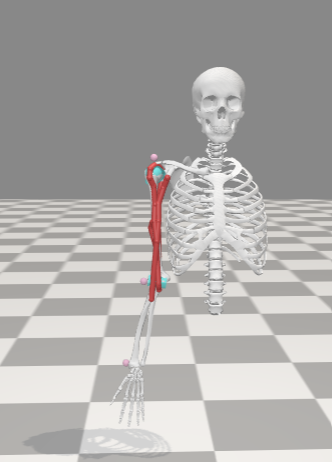
#> input picture references/5_paper_figures/inputs/demo/assets/arm26_base.png, 332 x 462 px, found by its file name
$ python make_paper_figures.py inputs/demo/assets/arm26_base.png inputs/demo/assets/arm26_full.png inputs/demo/assets/arm26_filtered.png
#> lines starting #> are read from the running program, lines starting #| are printed output that depends on the picture
"""Journal-style figures for the BSPC manuscript (Elsevier artwork guidelines).

    python make_paper_figures.py <project root> <osim json> <out dir>

Style: Arial, 7-8 pt at final size, full-width figures of 190 mm, vector PDF,
Okabe-Ito colour-blind-safe palette with hatching so that every figure also
reads in greyscale, panel labels (a), (b), ... All numbers are the ones of the
manuscript tables (project reports, multi-camera notebook, demo data).
"""
import json
import os
import sys

import matplotlib

matplotlib.use("Agg")
import matplotlib.pyplot as plt  # noqa: E402
import numpy as np  # noqa: E402
from matplotlib.patches import FancyArrowPatch, FancyBboxPatch  # noqa: E402

ROOT, OSIM_JSON, OUT = sys.argv[1], sys.argv[2], sys.argv[3]
os.makedirs(OUT, exist_ok=True)
MM = 1 / 25.4
FULL = 190 * MM

plt.rcParams.update({
    "font.family": "Arial", "font.size": 7.5, "axes.titlesize": 7.5, "axes.labelsize": 7.5,
    "xtick.labelsize": 7, "ytick.labelsize": 7, "legend.fontsize": 7,
    "axes.linewidth": 0.6, "xtick.major.width": 0.6, "ytick.major.width": 0.6,
    "xtick.major.size": 2.5, "ytick.major.size": 2.5, "lines.linewidth": 1.0,
    "axes.spines.top": False, "axes.spines.right": False, "legend.frameon": False,
    "pdf.fonttype": 42, "ps.fonttype": 42, "savefig.dpi": 600, "hatch.linewidth": 0.5,
})
OI = dict(blue="#0072B2", orange="#E69F00", green="#009E73", verm="#D55E00", sky="#56B4E9",
          purple="#CC79A7", grey="#8C8C8C", black="#000000")
MUSCLES = [("BIClong", OI["blue"], "biceps long head (BIClong)"), ("BICshort", OI["sky"], "biceps short head (BICshort)"),
           ("BRA", OI["verm"], "brachialis (BRA)"), ("BRD_hand", OI["orange"], "brachioradialis (BRD)")]
ROUTE = {"multi": (OI["blue"], "Four cameras (Pose2Sim route)", ""),
         "single": (OI["verm"], "One camera (OpenCap Monocular route)", "///")}
LEVEL = [("joint angles", OI["blue"], ""), ("3D joints", OI["orange"], "...."), ("2D keypoints", OI["green"], "////")]
SUBJ = ["s03", "s04", "s05", "s07", "s08", "s09", "s10", "s11"]


def label(ax, s, x=-0.13, y=1.04):
    ax.text(x, y, s, transform=ax.transAxes, fontsize=8.5, fontweight="bold", va="bottom", ha="left")


def save(fig, name):
    fig.savefig(os.path.join(OUT, name + ".pdf"), bbox_inches="tight", pad_inches=0.02)
    os.makedirs(os.path.join(OUT, "preview"), exist_ok=True)
    fig.savefig(os.path.join(OUT, "preview", name + ".png"), dpi=200, bbox_inches="tight", pad_inches=0.02)
    plt.close(fig)
    print("wrote", name)


def image(ax, path, crop=None):
    """Show an image; crop is (y0, y1) for a band of rows or (x0, y0, x1, y1) for a box."""
    img = plt.imread(path)
    if crop and len(crop) == 2:
        img = img[crop[0]:crop[1]]
    elif crop:
        img = img[crop[1]:crop[3], crop[0]:crop[2]]
    ax.imshow(img)
    ax.set_axis_off()


# ---------------------------------------------------------------- Arm26 construction
def fig_arm26():
    # top row: the three model renderings, cropped around the skeleton to the same 0.9 aspect ratio so that
    # they are shown at the same size; bottom row: the screening chart
    fig = plt.figure(figsize=(FULL, 140 * MM))
    outer = fig.add_gridspec(2, 1, height_ratios=[1.25, 1.0], hspace=0.25)
    top = outer[0].subgridspec(1, 3, wspace=0.12)
    A = os.path.join(ROOT, "demo", "assets")
    for k, (f, box, t) in enumerate([("arm26_base.png", (0, 60, 332, 429), "original Arm26"),
                                     ("arm26_full.png", (100, 0, 551, 501), "2 kg load, 11 candidate paths"),
                                     ("arm26_filtered.png", (160, 0, 625, 517), "retained four flexors")]):
        ax = fig.add_subplot(top[0, k]); image(ax, os.path.join(A, f), box)
        ax.set_title("(%s) %s" % ("abc"[k], t), fontsize=7, pad=3, loc="left")
    ax = fig.add_subplot(outer[1].subgridspec(1, 3, width_ratios=[0.18, 1, 0.18])[0, 1])
    paths = ["BRA", "BIClong", "BICshort", "BRD", "TRIlong", "TRIlat", "TRImed", "DELT ant.", "DELT post.", "PECM", "LAT"]
    share = [41.7, 39.9, 11.5, 6.9, 1, 1, 1, 0, 0, 0, 0]
    kept = [True] * 4 + [False] * 7
    y = np.arange(len(paths))[::-1]
    ax.barh(y, share, color=[OI["blue"] if k else "white" for k in kept], edgecolor=[OI["blue"] if k else OI["grey"] for k in kept],
            linewidth=0.6, height=0.7)
    for yy, s, k in zip(y, share, kept):
        ax.text(s + 0.8, yy, ("%.1f" % s) if k else ("~1" if s else "0"), va="center", fontsize=6.5,
                color="black" if k else OI["grey"])
    ax.set_yticks(y); ax.set_yticklabels(paths, fontsize=6.5)
    ax.set_xlabel("Share of the static-optimisation load (%)"); ax.set_xlim(0, 50)
    ax.axhline(y[3] - 0.5, color=OI["grey"], lw=0.5, ls=":")
    ax.text(48, y[2], "retained", ha="right", fontsize=6.5, color=OI["blue"])
    ax.text(48, y[8], "removed", ha="right", fontsize=6.5, color=OI["grey"])
    ax.set_title("(d) static-optimisation screening of the eleven paths", fontsize=7, pad=3, loc="left", x=-0.16)
    save(fig, "fig_arm26")


# ---------------------------------------------------------------- 3CC schematic + sensitivity
def fig_3cc():
    fig = plt.figure(figsize=(FULL, 56 * MM))
    gs = fig.add_gridspec(1, 2, width_ratios=[1.25, 1], wspace=0.28)
    ax = fig.add_subplot(gs[0, 0]); ax.set_xlim(0, 10); ax.set_ylim(0, 6); ax.set_axis_off()
    boxes = {"R": (0.1, 3.5, "Resting, $M_R$\n(available)"), "A": (6.7, 3.5, "Active, $M_A$\n(producing force)"),
             "F": (3.4, 0.45, "Fatigued, $M_F$\n(lost capacity)")}
    for k, (x, y, t) in boxes.items():
        ax.add_patch(FancyBboxPatch((x, y), 3.2, 1.45, boxstyle="round,pad=0.02,rounding_size=0.15",
                                    fc="white", ec="black", lw=0.7))
        ax.text(x + 1.6, y + 0.72, t, ha="center", va="center", fontsize=7)
    arrows = [((3.35, 4.22), (6.65, 4.22), "recruitment\n(activation from SO)", (5.0, 4.85)),
              ((8.3, 3.45), (6.65, 1.95), "fatigue, $F$", (8.75, 2.55)),
              ((3.35, 1.2), (1.7, 3.45), "recovery, $R$", (1.25, 2.3))]
    for a, b, t, p in arrows:
        ax.add_patch(FancyArrowPatch(a, b, arrowstyle="-|>", mutation_scale=8, lw=0.7, color="black"))
        ax.text(*p, t, ha="center", va="center", fontsize=6.5)
    ax.text(5.0, 5.75, r"$\frac{dM_F}{dt}=F\,M_A-R\,M_F,\quad \mathrm{cap}=1-M_F$", ha="center", fontsize=7.5)
    ax.text(5.0, -0.05, r"$F=0.00912\ \mathrm{s^{-1}},\ R=0.00094\ \mathrm{s^{-1}},\ \Delta t=0.01$ s; coupled to static optimisation",
            ha="center", fontsize=6.5)
    label(ax, "(a)", x=0.0, y=0.98)
    ax = fig.add_subplot(gs[0, 1])
    cond = ["0 kg\n10 rep.", "2 kg\n10 rep.", "2 kg\n30 rep.", "4 kg\n30 rep."]
    val = [2.7, 5.8, 17.3, 28.5]
    ax.bar(range(4), val, color=OI["verm"], width=0.62, edgecolor="black", lw=0.5)
    for i, v in enumerate(val):
        ax.text(i, v + 0.6, "%.1f" % v, ha="center", fontsize=7)
    ax.set_xticks(range(4)); ax.set_xticklabels(cond, fontsize=6.8)
    ax.set_ylabel("End-of-bout fatigued fraction,\nBIClong (%)"); ax.set_ylim(0, 32)
    label(ax, "(b)", x=-0.2)
    save(fig, "fig_3cc")


# ---------------------------------------------------------------- the 13 simulated signals (s04)
def fig_signals():
    O = json.load(open(OSIM_JSON, encoding="utf-8"))["OSIM"]
    t = np.array(O["time"])
    fig, axs = plt.subplots(2, 2, figsize=(FULL, 98 * MM), sharex=True)
    plt.subplots_adjust(hspace=0.32, wspace=0.22)
    ax = axs[0, 0]; ax.plot(t, O["torque"], color="black", lw=0.9)
    ax.set_ylabel("Elbow moment (N·m)"); ax.axhline(0, color=OI["grey"], lw=0.4)
    spec = [(axs[0, 1], "act", "Activation (0–1)"), (axs[1, 0], "frc", "Muscle force (N)"), (axs[1, 1], "MF", "Fatigued fraction (%)")]
    for ax_, key, yl in spec:
        for m, c, _ in MUSCLES:
            ax_.plot(t, O[key][m], color=c, lw=0.9)
        ax_.set_ylabel(yl); ax_.set_ylim(bottom=0)
    for a in axs[1]:
        a.set_xlabel("Time (s)")
    for k, a in enumerate(axs.flat):
        label(a, "(%s)" % "abcd"[k], x=-0.11)
    handles = [plt.Line2D([], [], color=c, lw=1.2) for _, c, _ in MUSCLES]
    fig.legend(handles, [n for _, _, n in MUSCLES], loc="upper center", ncol=4, bbox_to_anchor=(0.5, 1.0))
    save(fig, "fig_signals")


# ---------------------------------------------------------------- per-subject validation, both routes
def fig_validation(height_mm=120, name="fig_validation"):
    # 120 mm fills the validation page of main and mainmedium; the short version (92 mm) suits mainsmall
#> called with height_mm = 92, name = 'fig_validation_short'
    single = dict(px=[7.3, 3.9, 9.2, 9.8, 12.7, 8.8, 5.0, 4.8], dir=[6.1, 6.2, 5.3, 7.0, 7.9, 7.8, 6.2, 6.0],
                  mae=[4.92, 6.67, 4.38, 8.64, 10.09, 8.48, 4.26, 8.04], sh=[3.16, 3.92, 5.06, 2.56, 6.50, 3.67, 5.04, 1.46],
                  hum=[0.95, 0.94, 0.93, 0.93, 0.94, 0.94, 0.97, 0.95], fa=[1.02, 1.03, 1.01, 1.00, 1.00, 1.01, 1.05, 1.02])
    multi = dict(px=[8.0, 5.0, 8.6, 10.5, 13.5, 9.5, 6.2, 5.2], dir=[5.46, 4.29, 6.46, 5.90, 7.13, 5.47, 5.70, 3.45],
                 mae=[4.52, 4.56, 4.48, 3.70, 4.04, 5.31, 3.79, 3.42], sh=[1.05, 1.00, 1.14, 0.88, 1.39, 2.01, 1.03, 0.78],
                 hum=[0.986, 0.985, 0.927, 0.891, 0.805, 0.892, 1.061, 0.928], fa=[1.034, 1.026, 0.943, 0.893, 0.836, 0.912, 1.077, 0.954])
    panels = [("px", "2D reprojection error (px)", 15, (0, 17)), ("dir", "Segment-direction error (°)", 8, (0, 9.5)),
              ("mae", "Elbow MAE, offset-harmonised (°)", 10, (0, 11.5)), ("sh", "Shoulder MAE (°)", 8, (0, 9.5)),
              ("hum", "Humerus scale factor", (0.85, 1.15), (0.75, 1.2)), ("fa", "Forearm scale factor", (0.85, 1.15), (0.75, 1.2))]
    fig, axs = plt.subplots(2, 3, figsize=(FULL, height_mm * MM))
    plt.subplots_adjust(hspace=0.42, wspace=0.3)
    x = np.arange(8); w = 0.38
    for k, (key, yl, lim, ylim) in enumerate(panels):
        ax = axs.flat[k]
        for j, (route, d) in enumerate([("multi", multi), ("single", single)]):
            c, _, h = ROUTE[route]
            base = ylim[0] if key in ("hum", "fa") else 0
            ax.bar(x + (j - 0.5) * w, np.array(d[key]) - base, w, bottom=base, color=c if not h else "white",
                   edgecolor=c, hatch=h, lw=0.6)
        if isinstance(lim, tuple):
            ax.axhspan(*lim, color=OI["green"], alpha=0.08, lw=0)
            for l in lim:
                ax.axhline(l, color="black", ls="--", lw=0.6)
        else:
            ax.axhline(lim, color="black", ls="--", lw=0.6)
        ax.set_xticks(x); ax.set_xticklabels(SUBJ, fontsize=6.5); ax.set_ylim(*ylim); ax.set_ylabel(yl)
        label(ax, "(%s)" % "abcdef"[k], x=-0.2)
    handles = [plt.Rectangle((0, 0), 1, 1, fc=ROUTE["multi"][0], ec=ROUTE["multi"][0]),
               plt.Rectangle((0, 0), 1, 1, fc="white", ec=ROUTE["single"][0], hatch="///"),
               plt.Line2D([], [], color="black", ls="--", lw=0.6)]
    fig.legend(handles, [ROUTE["multi"][1], ROUTE["single"][1], "acceptance limit"], loc="upper center", ncol=3,
               bbox_to_anchor=(0.5, 1.01))
    save(fig, name)
#> in save, `fig.savefig(os.path.join(OUT, name + ".pdf"), bbox_inches="tight", pad..`:
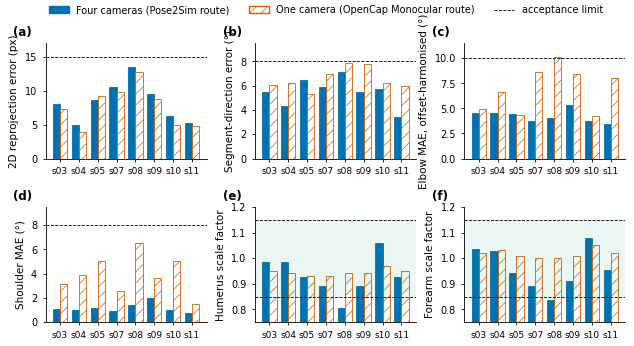
#> figure drawn by matplotlib, 6 panels; panel 1: tallest bar 13.5 high, from x = 3.62 to 4; panel 1: tallest bar 12.7 high, from x = 4 to 4.38; panel 2: tallest bar 7.13 high, from x = 3.62 to 4; panel 2: tallest bar 7.9 high, from x = 4 to 4.38


# ---------------------------------------------------------------- Blender visual check
# [125 lines left out: functions fig_blender, fig_r2, fig_cost, fig_app, not called in this run]


fig_validation(92, "fig_validation_short")
for f in (fig_arm26, fig_3cc, fig_signals, fig_validation, fig_blender, fig_r2, fig_cost, fig_app):
#> (the run stopped early here; a loop or call above may not have finished)
